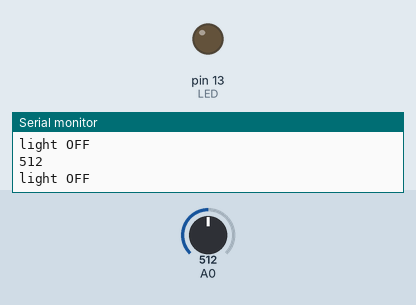
A sketch run on a simulated Arduino Uno, built with avr-gcc and run on an emulated ATmega328P. Parts: output pins drawn as LEDs (lit = HIGH), the last lines printed to the serial monitor. The inputs (shaded band) are chosen by the test bench; at power-on: A0 = 512.

Above: at 1.8 s.
1.9 s: A0 set to 53
3.4 s: A0 set to 44
At 5.2 s:
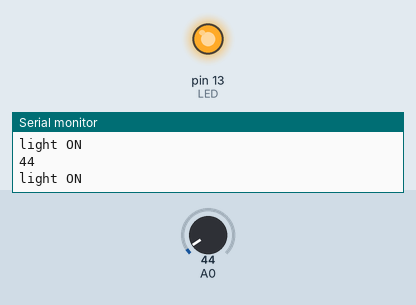
5.5 s: A0 set to 60
At 6.9 s:
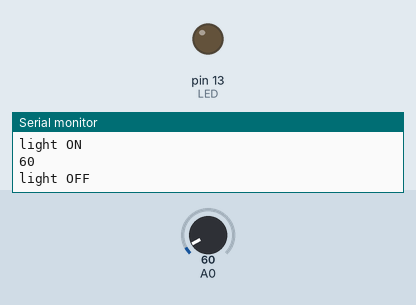
7.5 s: A0 set to 40
At 8.5 s:
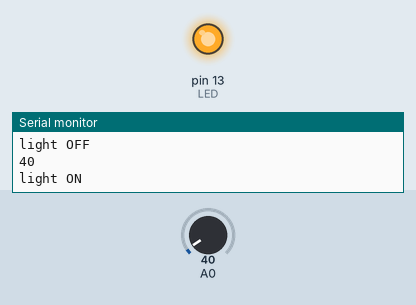
Timing chart, 0 to 10.5 s (numbered marks = the images above; inputs shaded):
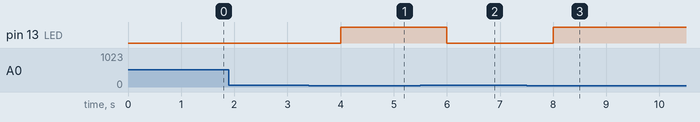

Measured:
- the behaviour switches between 50 and 49 on A0 (found by bisection; images 0 and 1)
- after the input at 3.4 s, pin 13 (LED): LOW → HIGH after 0.60 s
- after the input at 5.5 s, pin 13 (LED): HIGH → LOW after 0.50 s
- after the input at 7.5 s, pin 13 (LED): LOW → HIGH after 0.50 s

The sketch:

LDR.ino
```cpp
int LDR;
int LED=13;
void setup() {
  // put your setup code here, to run once:
pinMode(LED,OUTPUT);
pinMode(A0,INPUT);
Serial.begin(115200);
}

void loop() {
  // put your main code here, to run repeatedly:
LDR = analogRead(A0);
Serial.println(LDR);
if(LDR>=50)
{
  digitalWrite(LED,LOW);
  Serial.println("light OFF");
}else{
  digitalWrite(LED,HIGH);
  Serial.println("light ON");
}
delay(1000);
}
```
